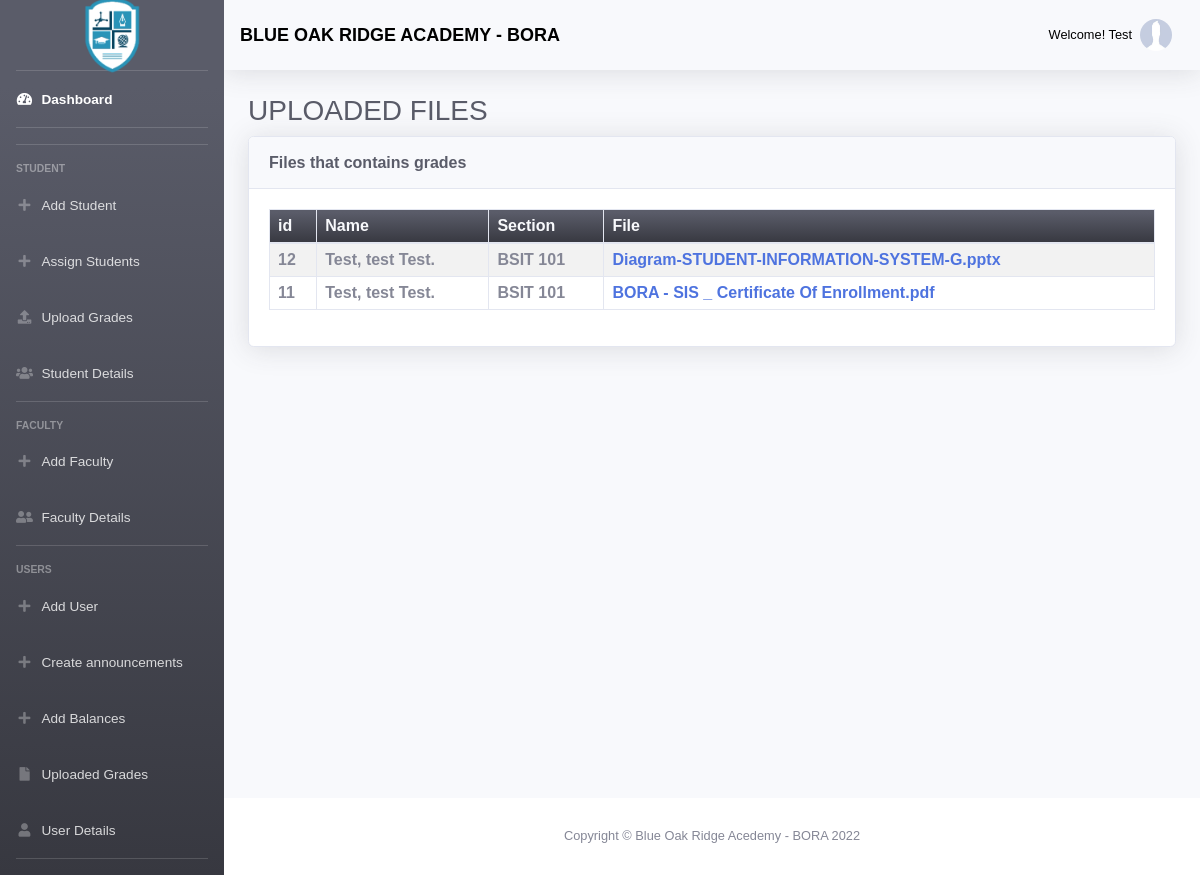
The page /admin/uploadedfile.php (signed in) on the database its author committed.
### tables this page shows
CREATE TABLE `user_tbl` (
  `u_id` int(100) UNSIGNED NOT NULL,
  `username` varchar(255) NOT NULL,
  `password` varchar(255) NOT NULL,
  `firstname` varchar(255) NOT NULL,
  `middlename` varchar(255) NOT NULL,
  `lastname` varchar(255) NOT NULL,
  `email` varchar(255) NOT NULL,
  `image` varchar(255) NOT NULL,
  `date_added` datetime NOT NULL DEFAULT CURRENT_TIMESTAMP,
  `date_updated` datetime NOT NULL ON UPDATE CURRENT_TIMESTAMP
);

CREATE TABLE `uploads_tbl` (
  `id` int(11) NOT NULL,
  `f_id` int(11) NOT NULL,
  `uploaded_file` varchar(300) NOT NULL,
  `date_added` datetime NOT NULL DEFAULT CURRENT_TIMESTAMP
);

CREATE TABLE `faculty_tbl` (
  `f_id` int(255) UNSIGNED NOT NULL,
  `faculty_number` int(8) NOT NULL,
  `password` varchar(255) NOT NULL,
  `firstname` varchar(255) NOT NULL,
  `middlename` varchar(255) NOT NULL,
  `lastname` varchar(255) NOT NULL,
  `course` varchar(20) NOT NULL,
  `sec_id` int(11) NOT NULL,
  `subject_id` int(20) NOT NULL,
  `age` int(3) NOT NULL,
  `gender` varchar(7) NOT NULL,
  `email` varchar(100) NOT NULL,
  `contact` varchar(15) NOT NULL,
  `date_joined` datetime NOT NULL DEFAULT CURRENT_TIMESTAMP,
  `date_updated` datetime NOT NULL ON UPDATE CURRENT_TIMESTAMP
);

CREATE TABLE `section_tbl` (
  `sec_id` int(20) UNSIGNED NOT NULL,
  `section_name` varchar(100) NOT NULL,
  `room_number` varchar(100) NOT NULL,
  `date_added` datetime NOT NULL DEFAULT CURRENT_TIMESTAMP
);

### admin/uploadedfile.php (the view, shortened to what this page needs)
<?php
  include 'connection.php';
if(isset($_SESSION['username'], $_SESSION['password'])) {
?>
<!DOCTYPE html>
<html lang="en">
<head>
    <link href="vendor/fontawesome-free/css/all.min.css" rel="stylesheet" type="text/css">
    <link href="css/sb-admin-2.min.css" rel="stylesheet">
    <link href="vendor/datatables/dataTables.bootstrap4.min.css" rel="stylesheet">
</head>
<body id="page-top">
 <?php include "header.php"?>
                <div class="container-fluid">
                    <h1 class="h3 mb-2 text-gray-800">UPLOADED FILES</h1>
                    <div class="card shadow mb-4">
                        <div class="card-header py-3">
                            <h6 class="m-0 font-weight-bold text-dark">Files that contains grades</h6>
          </div>
                        <div class="card-body">
                            <div class="table-responsive">
<table class="table table-bordered table-hover table-striped" id="dataTable" width="100%" cellspacing="0">
  <thead>
      <tr class="bg-gradient-dark text-light">
      <th>id</th>
      <th>Name</th>
      <th>Section</th>
      <th>File</th>
    </tr>
  </thead>
  <tbody>
    <?php
      $query = "SELECT u.*,f.*,c.* FROM uploads_tbl u, faculty_tbl f, section_tbl c WHERE f.f_id = u.f_id AND c.sec_id = f.sec_id";
      $result = mysqli_query($con, $query);
      if(mysqli_num_rows($result))
      {
        while($row = mysqli_fetch_assoc($result))
        {
    ?>
    <tr>
      <th><?php echo $row['id'];?></th>
      <th><?php echo $row['lastname'],', '.$row['firstname'],' '.$row['middlename'],'.';?></th>
      <th><?php echo $row['section_name'];?></th>
      <th><?php echo "<a href=" . $folder . basename("admin/uploads/".$filename) . ">{$row['uploaded_file']}</a>";?></th>
    </tr>
    <?php
      }
    }
    ?>
      </tbody>
        </table>
          </div>
            </div>
              </div>
                </div>
            </div>
  <?php include "footer.php"?>
</body>
</html>
<?php
  } else {
    header("location:index.php");
    session_destroy();
  }
?>

### admin/header.php (shortened to what this page needs)
  <div id="wrapper">
      <ul class="navbar-nav bg-gradient-dark sidebar sidebar-dark accordion" id="accordionSidebar">
          <a class="sidebar-brand d-flex align-items-center justify-content-center" href="dashboard.php">
              <div class="sidebar-brand-icon">
                <img src="img/logo.png" alt="BORA LOGO" width="40%" class="img-responsive" />
              </div>
          </a>
          <li class="nav-item active">
              <a class="nav-link" href="dashboard.php">
                  <i class="fas fa-fw fa-tachometer-alt"></i>
                  <span>Dashboard</span></a>
          </li>
          <hr class="sidebar-divider">
          <hr class="sidebar-divider">
          <div class="sidebar-heading">
           STUDENT
          </div>
          <li class="nav-item">
              <a class="nav-link" href="addstudent.php">
                  <i class="fas fa-fw fa-plus"></i>
                  <span>Add Student </span></a>
          </li>
          <li class="nav-item">
              <a class="nav-link" href="assignstudent.php">
                  <i class="fas fa-fw fa-plus"></i>
                  <span>Assign Students</span></a>
          </li>
          <li class="nav-item">
              <a class="nav-link" href="StudentGrade.php">
                  <i class="fas fa-fw fa-upload"></i>
                  <span>Upload Grades</span></a>
          </li>
          <li class="nav-item">
              <a class="nav-link" href="tables.php">
                  <i class="fas fa-fw fa-users"></i>
                  <span>Student Details</span></a>
          </li>
          <hr class="sidebar-divider d-md-block">
                      <div class="sidebar-heading">
              FACULTY
          </div>
          <li class="nav-item">
            <a class="nav-link" href="addfaculty.php">
                  <i class="fas fa-fw fa-plus"></i>
                  <span>Add Faculty </span></a>
          </li>
          <li class="nav-item">
              <a class="nav-link" href="facultytable.php">
                  <i class="fas fa-fw fa-user-friends"></i>
                  <span>Faculty Details</span></a>
          </li>
          <hr class="sidebar-divider d-md-block">
                      <div class="sidebar-heading">
              USERS
          </div>
          <li class="nav-item">
              <a class="nav-link" href="adduser.php">
                  <i class="fas fa-fw fa-plus"></i>
                  <span>Add User</span></a>
          </li>
          <li class="nav-item">
              <a class="nav-link" href="addannouncement.php">
                  <i class="fas fa-fw fa-plus"></i>
                  <span>Create announcements</span></a>
          </li>
          <li class="nav-item">
              <a class="nav-link" href="addbalance.php">
                  <i class="fas fa-fw fa-plus"></i>
                  <span>Add Balances</span></a>
          </li>
          <li class="nav-item">
              <a class="nav-link" href="uploadedfile.php">
                  <i class="fas fa-fw fa-file"></i>
                  <span>Uploaded Grades </span></a>
          </li>
          <li class="nav-item">
              <a class="nav-link" href="usertable.php">
                  <i class="fas fa-fw fa-user"></i>
                  <span>User Details</span></a>
          </li>
          <hr class="sidebar-divider d-none d-md-block">
      </ul>
      <div id="content-wrapper" class="d-flex flex-column">
          <div id="content">
              <nav class="navbar navbar-expand navbar-dark bg-black topbar mb-4 static-top shadow">
                <div id="title" style="color: black; font-weight:900;font-size:18px; ">BLUE OAK RIDGE ACADEMY - BORA</div>
        <ul class="navbar-nav ml-auto">
                                  <div>
          <?php
          $query = "SELECT * FROM user_tbl where username ='".$_SESSION['username']."'";
        if($result = mysqli_query($con, $query))
      {
        $row = mysqli_fetch_assoc($result);
      }
    ?>
                      <li class="nav-item dropdown no-arrow">
<a class="nav-link dropdown-toggle" href="#" id="userDropdown" role="button"
                              data-toggle="dropdown" aria-haspopup="true" aria-expanded="false">
          <span class="mr-2 d-lg-inline text-black-600 small" style="color:black;">Welcome! <?php echo $row['firstname'];?></span>
     <?php
        $query = "SELECT * FROM user_tbl WHERE username ='".$_SESSION['username']."'";
        if($result = mysqli_query($con, $query)) {
          while($row = mysqli_fetch_assoc($result)){
          $image = $row['image'];
        ?>
<img class="img-profile rounded-circle" <?php echo '<img src="image/'.$image.'" />';?>
    </a>
    <?php }}?>
                      </li>
                  </ul>
              </nav>

### rows shown on the page
user_tbl: firstname "Test", image (picture)
uploads_tbl: id "12", f.lastname "Test", f.firstname "test", f.middlename "Test", section_tbl.section_name "BSIT 101", uploaded_file "Diagram-STUDENT-INFORMATION-SYSTEM-G.pptx"
uploads_tbl: id "11", f.lastname "Test", f.firstname "test", f.middlename "Test", section_tbl.section_name "BSIT 101", uploaded_file "BORA - SIS _ Certificate Of Enrollment.pdf"
